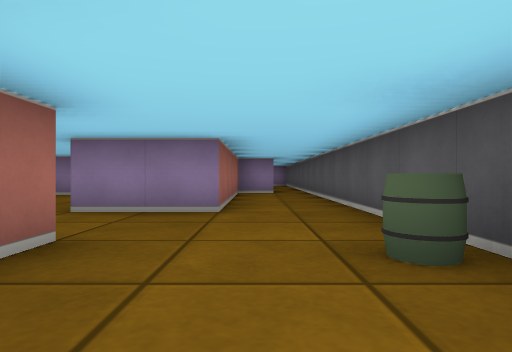
View 1 (above)

24 first-person views from a walk through a cub3D ray-caster map. The camera is about half as high as the walls, looks level and sees 75° across. The floor is counted in squares. Each view is taken from the middle of a square. On the plan, view 1 faces up. The plan holds only what a view shows up to about 9 squares ahead; the rest is blank.

View 2
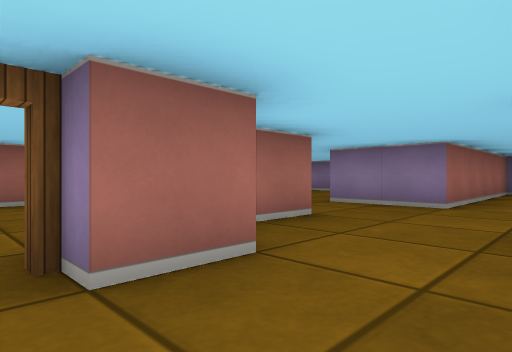

View 3
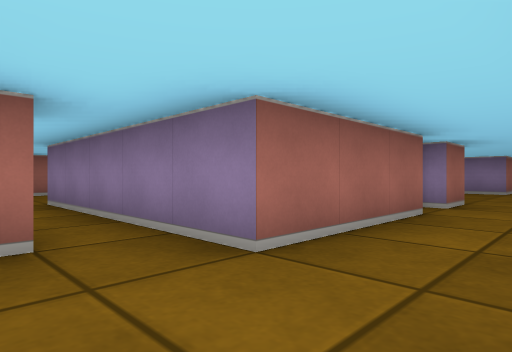

View 4
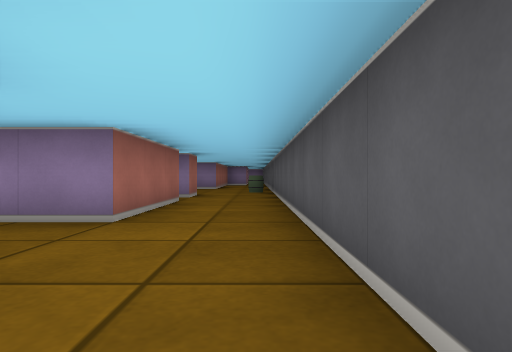

View 5
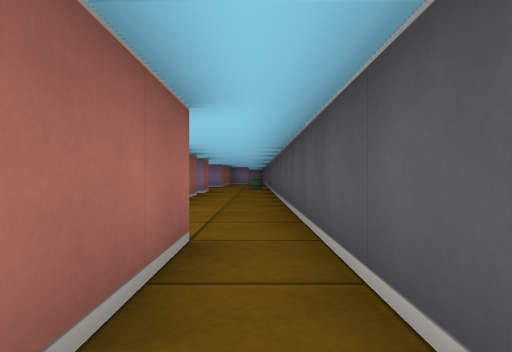

View 6
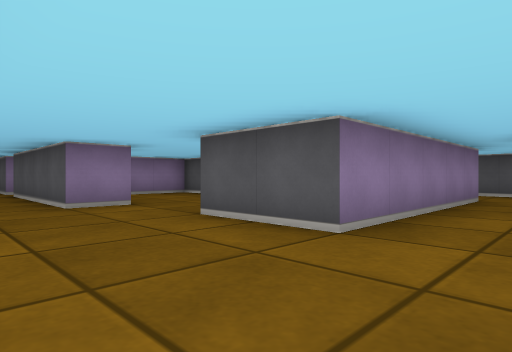

View 7
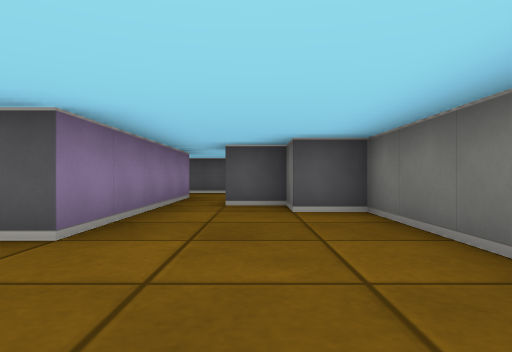

View 8
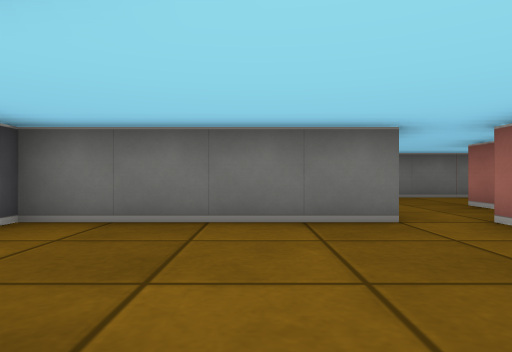

View 9
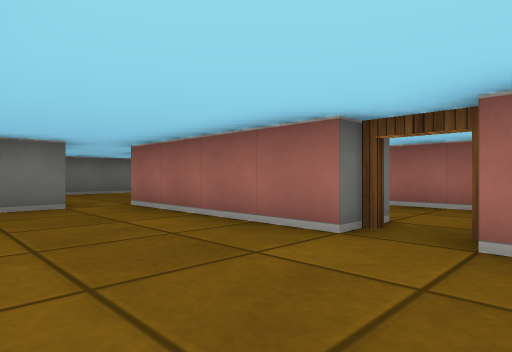

View 10
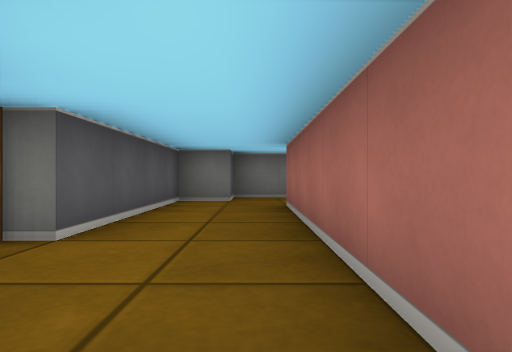

View 11
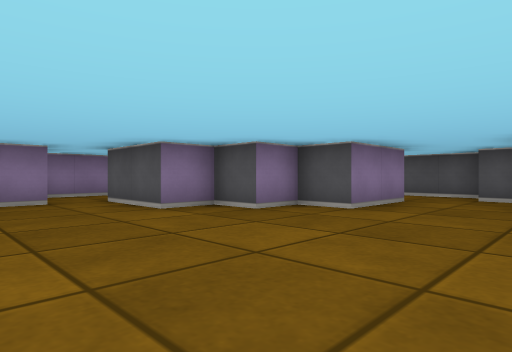

View 12
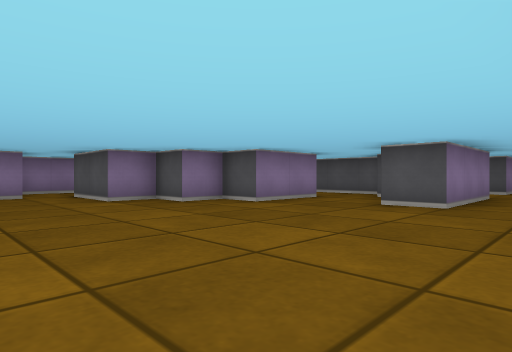

View 13
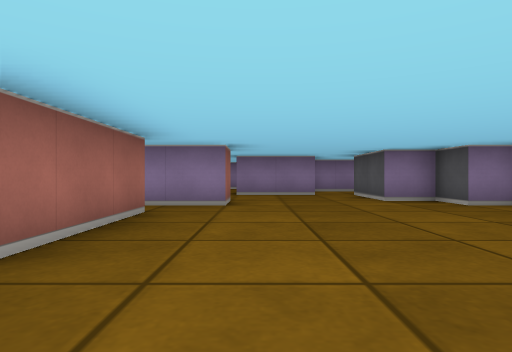

View 14
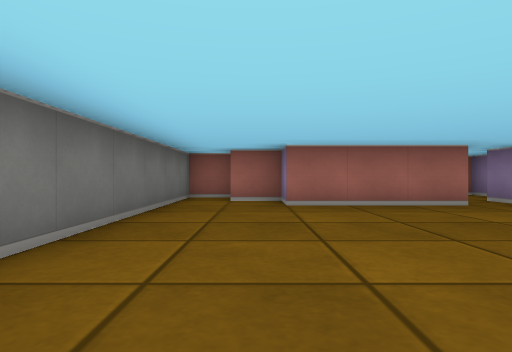

View 15
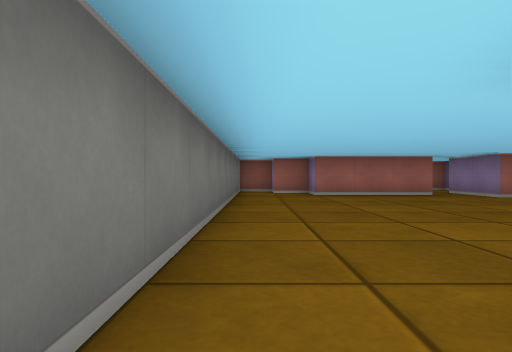

View 16
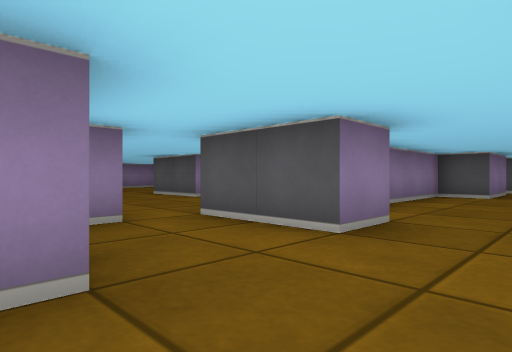

View 17
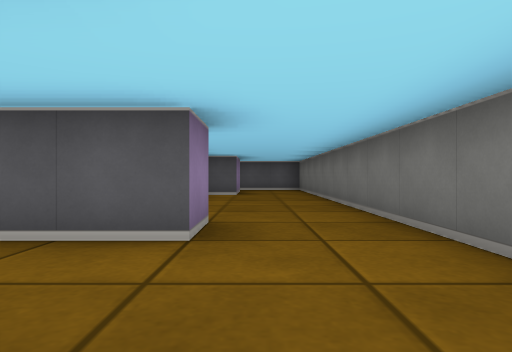

View 18
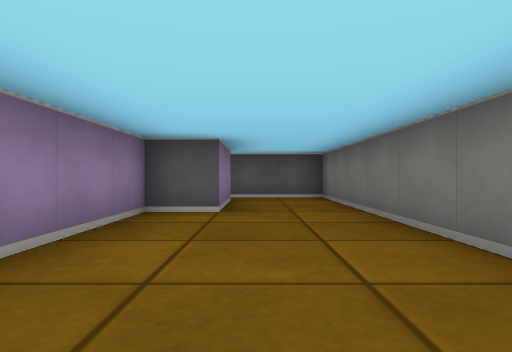

View 19
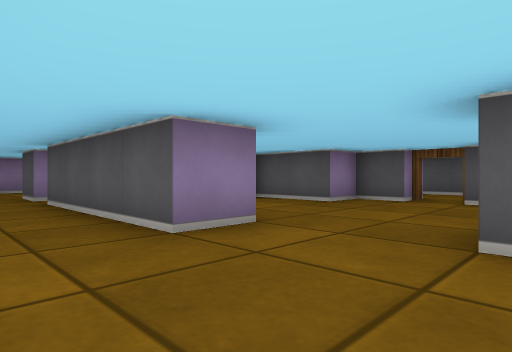

View 20
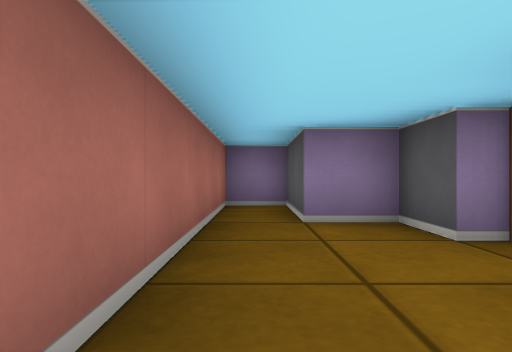

View 21
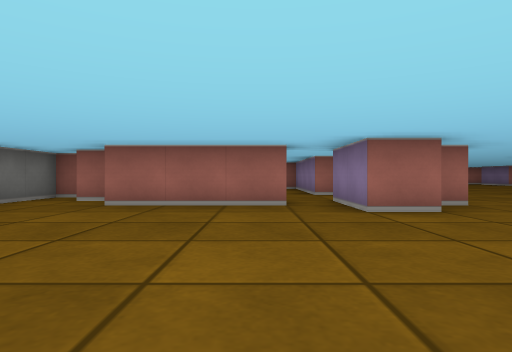

View 22
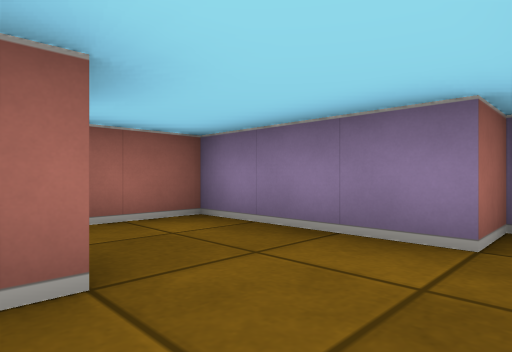

View 23
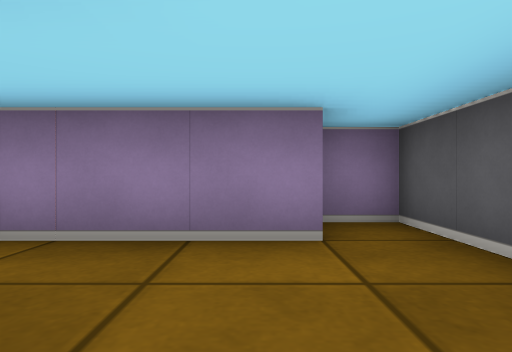

View 24
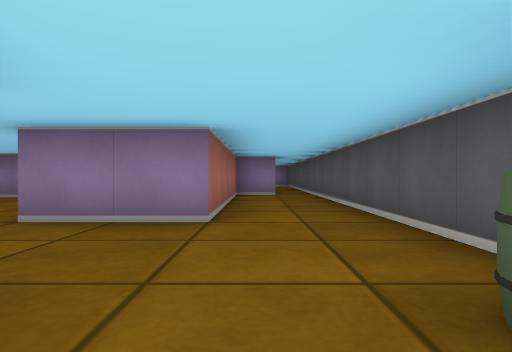

### Floor plan
Ten units are one square. View 1 is at (0, 0); x grows to the right and y downward. Boxes are objects, and circles mark ways between rooms. Rooms are numbered by the first view taken in them; rooms with no view inside come last. Other rooms are left out.
<svg viewBox="-220 -105 240 225">
<path fill="none" stroke="#000" d="M-5 -5 -5 5M-5 15 -5 45 -25 45M-15 -25 -15 -15M5 75 5 95M5 -95 -5 -95 -5 -45 -25 -45M15 95 15 -100M-125 65 -135 65 -135 55 -145 55 -145 45 -155 45 -155 25M-95 89 -95 95 -125 95 -125 85M-65 95 -75 95M-195 64 -195 95 -205 95 -205 105M-185 44 -185 55 -205 55M-165 25 -185 25M-195 34 -195 40M-215 105 -215 115 15 115 15 95M5 95 -15 95 -15 85 -42 85M-85 35 -85 75M-25 45 -55 45 -55 25M-75 95 -75 75 -35 75 -35 65 -25 65 -25 55M-95 25 -95 15 -105 15 -105 -5 -115 -5 -115 65 -125 65M-118 85 -105 85 -105 75 -95 75 -95 35M-145 24 -145 29M-125 11 -125 -5 -135 -5 -135 5 -165 5 -165 19"/>
<rect x="5" y="-25" width="10" height="10" fill="#bbb"><title>barrel</title></rect>
<circle cx="10" cy="90" r="3" fill="#2a7"/>
<circle cx="-20" cy="50" r="3" fill="#2a7"/>
<circle cx="-80" cy="85" r="3" fill="#2a7"/>
<circle cx="-120" cy="75" r="3" fill="#2a7"/>
<circle cx="-160" cy="20" r="3" fill="#2a7"/>
<circle cx="-90" cy="30" r="3" fill="#2a7"/>
<text x="0" y="0">1</text>
<text x="-130" y="90">2</text>
<text x="-60" y="50">3</text>
<text x="-110" y="50">4</text>
<text x="-140" y="20">5</text>
</svg>
Room 1 opens to room 2. Room 1 opens to room 3. Room 2 opens to room 3. Room 2 opens to room 4. Room 2 opens to room 5. Room 3 opens to room 4.

Where each view was taken, in squares from view 1:
view 1: 0 up, 0 right, facing up
view 2: 1 down, 1 right, facing up-left
view 3: 6 down, 1 right, facing up-left
view 4: 8 down, 1 right, facing up
view 5: 10 down, 1 right, facing up
view 6: 6 down, 8 left, facing up-right
view 7: 6 down, 8 left, facing right
view 8: 4 down, 6 left, facing down
view 9: 2 down, 6 left, facing down-left
view 10: 1 down, 11 left, facing down
view 11: 9 down, 18 left, facing up-right
view 12: 11 down, 18 left, facing up-right
view 13: 11 down, 18 left, facing up
view 14: 10 down, 14 left, facing left
view 15: 11 down, 11 left, facing left
view 16: 11 down, 10 left, facing up-right
view 17: 10 down, 10 left, facing right
view 18: 10 down, 6 left, facing right
view 19: 3 down, 8 left, facing up-right
view 20: 5 down, 11 left, facing up
view 21: 7 down, 14 left, facing left
view 22: 3 down, 13 left, facing up-left
view 23: 3 down, 14 left, facing up
view 24: 1 up, 0 right, facing up
